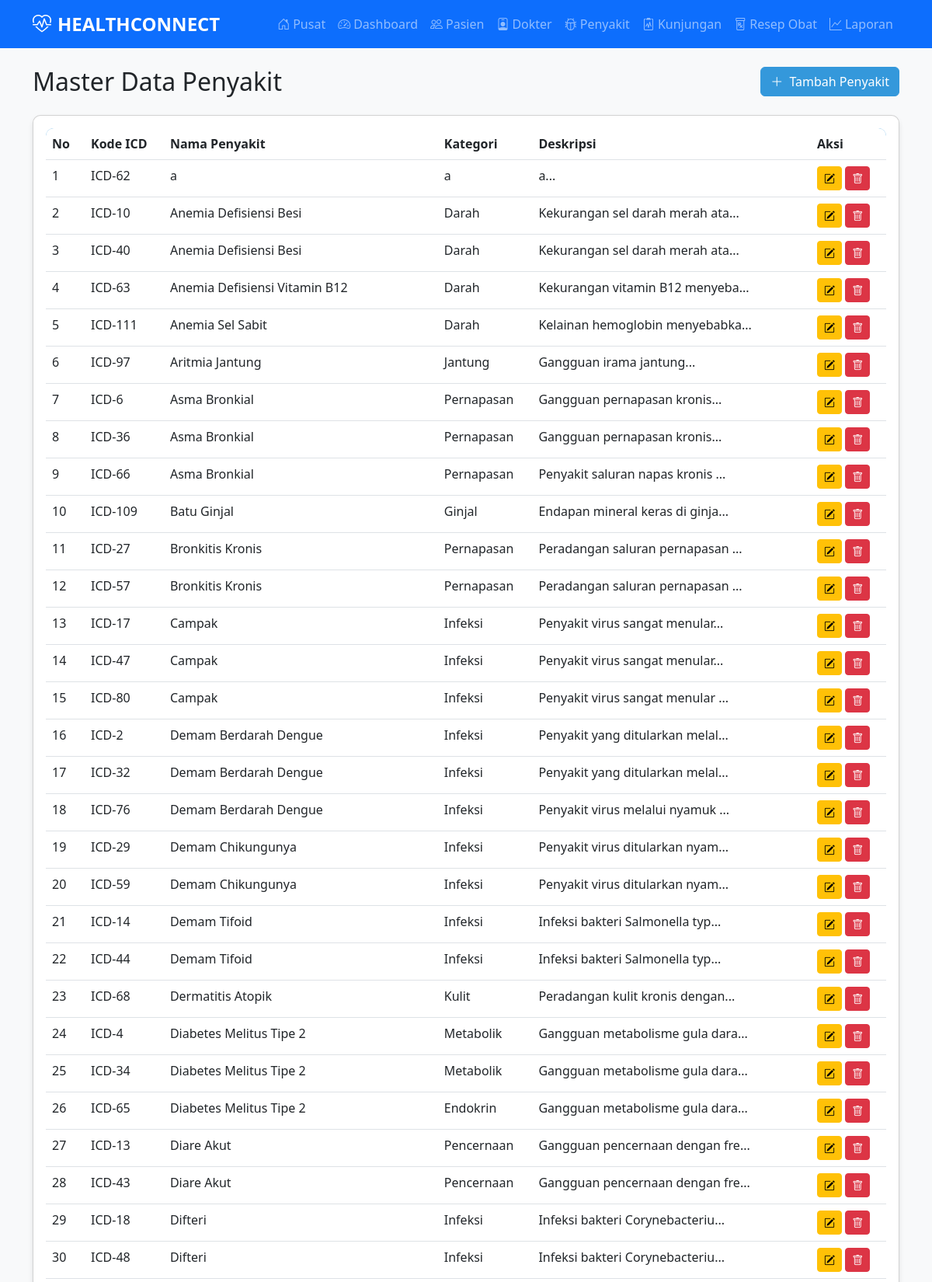
The app's page /pages/penyakit.php (upper part) with its own data.
### tables this page shows
CREATE TABLE `penyakit` (
  `id_penyakit` int NOT NULL,
  `nama` varchar(100) NOT NULL,
  `kategori` varchar(50) NOT NULL,
  `deskripsi` text
);

### pages/penyakit.php (the view, shortened to what this page needs)
<?php include '../includes/header2.php'; ?>
<?php include '../config/database.php'; ?>
<div class="d-flex justify-content-between align-items-center mb-4">
    <h2 class="mb-0">Master Data Penyakit</h2>
    <button class="btn btn-primary" data-bs-toggle="modal" data-bs-target="#tambahPenyakitModal">
        <i class="bi bi-plus-lg me-1"></i> Tambah Penyakit
    </button>
</div>
<div class="card">
    <div class="card-body">
        <div class="table-responsive">
            <table class="table table-hover" id="penyakitTable">
                <thead>
                    <tr>
                        <th>No</th>
                        <th>Kode ICD</th>
                        <th>Nama Penyakit</th>
                        <th>Kategori</th>
                        <th>Deskripsi</th>
                        <th>Aksi</th>
                    </tr>
                </thead>
                <tbody>
                    <?php
                        $query = "SELECT * FROM Penyakit ORDER BY nama";
                        $result = $conn->query($query);
                        $no = 1;
                        while ($row = $result->fetch_assoc()) {
                            echo "<tr>
                                <td>{$no}</td>
                                <td>ICD-{$row['id_penyakit']}</td>
                                <td>{$row['nama']}</td>
                                <td>{$row['kategori']}</td>
                                <td>" . substr($row['deskripsi'], 0, 30) . "...</td>
                                <td>
                                    <button class='btn btn-sm btn-warning edit-penyakit' data-id='{$row['id_penyakit']}'>
                                        <i class='bi bi-pencil-square'></i>
                                    </button>
                                    <button class='btn btn-sm btn-danger hapus-penyakit' data-id='{$row['id_penyakit']}'>
                                        <i class='bi bi-trash'></i>
                                    </button>
                                </td>
                            </tr>";
                            $no++;
                        }
                        ?>
                </tbody>
            </table>
        </div>
    </div>
</div>
<?php include '../includes/footer.php'; ?>

### assets/css/style.css (style rules this page uses)
:root { --primary-color: #2c3e50; --secondary-color: #3498db; --accent-color: #e74c3c; --light-color: #ecf0f1; --dark-color: #2c3e50; }
body { font-family: 'Segoe UI', Tahoma, Geneva, Verdana, sans-serif; background-color: #f8f9fa; }
.card { border-radius: 10px; box-shadow: 0 4px 6px rgba(0, 0, 0, 0.1); transition: transform 0.3s ease; margin-bottom: 20px; }
.btn-primary { background-color: var(--secondary-color); border-color: var(--secondary-color); }
.table-responsive { border-radius: 10px; overflow: hidden; }
.table thead { background-color: var(--secondary-color); color: white; }
.table th { font-weight: 600; }

### records on screen
penyakit: id_penyakit "62", nama "a", kategori "a", deskripsi "a"
penyakit: id_penyakit "10", nama "Anemia Defisiensi Besi", kategori "Darah", deskripsi "Kekurangan sel darah merah ata"
penyakit: id_penyakit "40", nama "Anemia Defisiensi Besi", kategori "Darah", deskripsi "Kekurangan sel darah merah ata"
penyakit: id_penyakit "63", nama "Anemia Defisiensi Vitamin B12", kategori "Darah", deskripsi "Kekurangan vitamin B12 menyeba"
penyakit: id_penyakit "111", nama "Anemia Sel Sabit", kategori "Darah", deskripsi "Kelainan hemoglobin menyebabka"
penyakit: id_penyakit "97", nama "Aritmia Jantung", kategori "Jantung", deskripsi "Gangguan irama jantung"
penyakit: id_penyakit "6", nama "Asma Bronkial", kategori "Pernapasan", deskripsi "Gangguan pernapasan kronis"
penyakit: id_penyakit "36", nama "Asma Bronkial", kategori "Pernapasan", deskripsi "Gangguan pernapasan kronis"
penyakit: id_penyakit "66", nama "Asma Bronkial", kategori "Pernapasan", deskripsi "Penyakit saluran napas kronis"
penyakit: id_penyakit "109", nama "Batu Ginjal", kategori "Ginjal", deskripsi "Endapan mineral keras di ginja"
penyakit: id_penyakit "27", nama "Bronkitis Kronis", kategori "Pernapasan", deskripsi "Peradangan saluran pernapasan"
penyakit: id_penyakit "57", nama "Bronkitis Kronis", kategori "Pernapasan", deskripsi "Peradangan saluran pernapasan"
penyakit: id_penyakit "17", nama "Campak", kategori "Infeksi", deskripsi "Penyakit virus sangat menular"
penyakit: id_penyakit "47", nama "Campak", kategori "Infeksi", deskripsi "Penyakit virus sangat menular"
penyakit: id_penyakit "80", nama "Campak", kategori "Infeksi", deskripsi "Penyakit virus sangat menular"
penyakit: id_penyakit "2", nama "Demam Berdarah Dengue", kategori "Infeksi", deskripsi "Penyakit yang ditularkan melal"
penyakit: id_penyakit "32", nama "Demam Berdarah Dengue", kategori "Infeksi", deskripsi "Penyakit yang ditularkan melal"
penyakit: id_penyakit "76", nama "Demam Berdarah Dengue", kategori "Infeksi", deskripsi "Penyakit virus melalui nyamuk"
penyakit: id_penyakit "29", nama "Demam Chikungunya", kategori "Infeksi", deskripsi "Penyakit virus ditularkan nyam"
penyakit: id_penyakit "59", nama "Demam Chikungunya", kategori "Infeksi", deskripsi "Penyakit virus ditularkan nyam"
penyakit: id_penyakit "14", nama "Demam Tifoid", kategori "Infeksi", deskripsi "Infeksi bakteri Salmonella typ"
penyakit: id_penyakit "44", nama "Demam Tifoid", kategori "Infeksi", deskripsi "Infeksi bakteri Salmonella typ"
penyakit: id_penyakit "68", nama "Dermatitis Atopik", kategori "Kulit", deskripsi "Peradangan kulit kronis dengan"
penyakit: id_penyakit "4", nama "Diabetes Melitus Tipe 2", kategori "Metabolik", deskripsi "Gangguan metabolisme gula dara"
penyakit: id_penyakit "34", nama "Diabetes Melitus Tipe 2", kategori "Metabolik", deskripsi "Gangguan metabolisme gula dara"
penyakit: id_penyakit "65", nama "Diabetes Melitus Tipe 2", kategori "Endokrin", deskripsi "Gangguan metabolisme gula dara"
penyakit: id_penyakit "13", nama "Diare Akut", kategori "Pencernaan", deskripsi "Gangguan pencernaan dengan fre"
penyakit: id_penyakit "43", nama "Diare Akut", kategori "Pencernaan", deskripsi "Gangguan pencernaan dengan fre"
penyakit: id_penyakit "18", nama "Difteri", kategori "Infeksi", deskripsi "Infeksi bakteri Corynebacteriu"
penyakit: id_penyakit "48", nama "Difteri", kategori "Infeksi", deskripsi "Infeksi bakteri Corynebacteriu"
